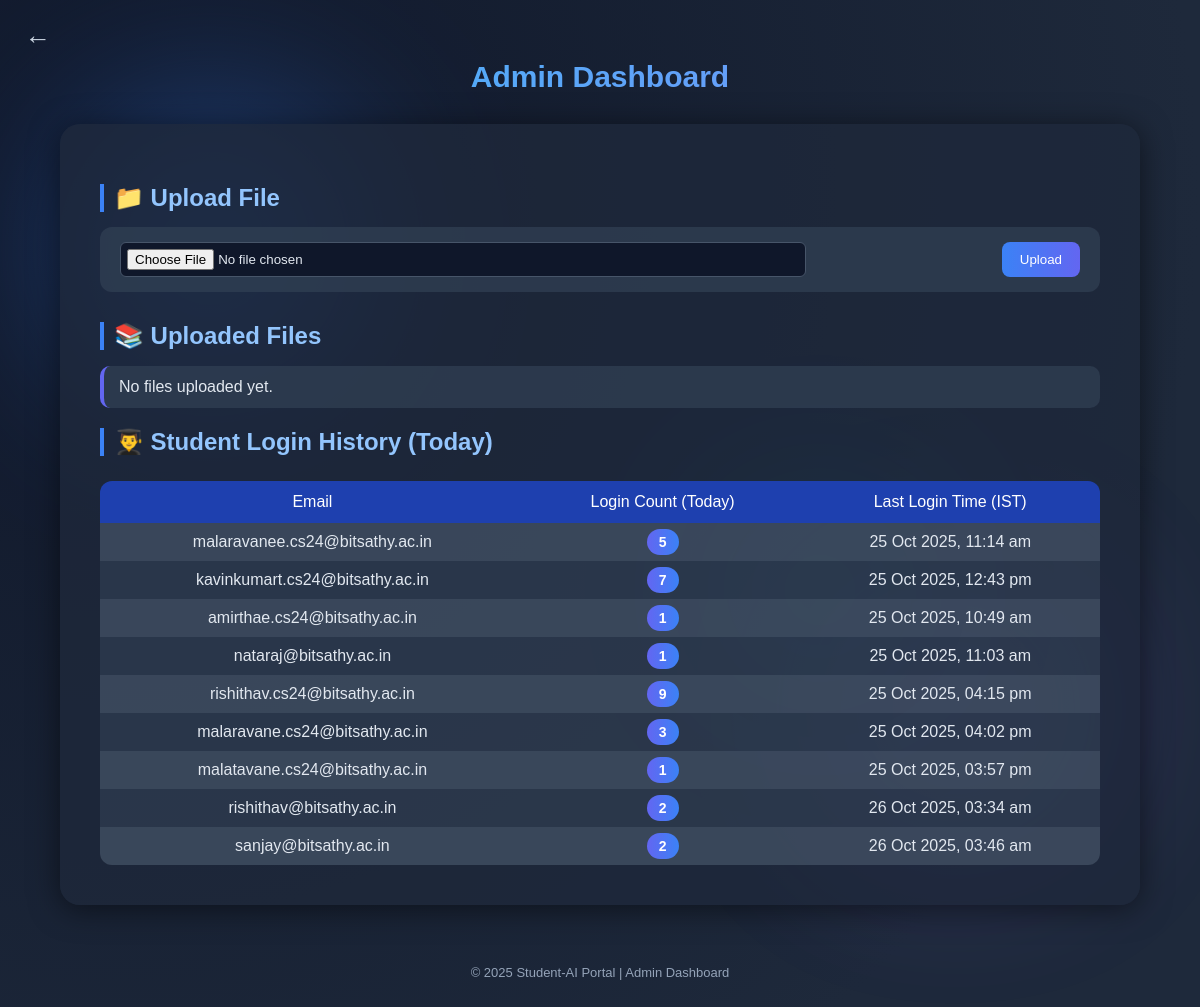
Page /admin_dashboard on the committed database.
### models.py (models this page shows)
class StudentLogin(Base):
    __tablename__ = "student_logins"
    id = Column(Integer, primary_key=True, index=True)
    email = Column(String, index=True)
    timestamp = Column(DateTime(timezone=True), server_default=func.now())

### main.py (the view)
@app.get("/admin_dashboard", response_class=HTMLResponse)
def admin_dashboard(request: Request, db: Session = Depends(get_db)):
    files = os.listdir(UPLOAD_DIR)
    logins = db.query(StudentLogin).all()
    today = date.today()
    login_counts = defaultdict(lambda: {"count": 0, "last_login": "N/A"})
    for login in logins:
        ts = getattr(login, "timestamp", None)
        if ts is None:
            continue
        if ts.tzinfo is None:
            ts = ts.replace(tzinfo=datetime.now().astimezone().tzinfo)
        if ts.date() == today:
            login_counts[login.email]["count"] += 1
            login_counts[login.email]["last_login"] = ts.astimezone(timezone.utc).isoformat()
    return templates.TemplateResponse(
        "admin_dashboard.html",
        {"request": request, "files": files, "login_counts": login_counts, "year": datetime.now().year}
    )

### templates/admin_dashboard.html (shortened to what this page needs)
<!DOCTYPE html>
<html lang="en">
<head>
</head>
<body>
<div class="blob blob2"></div>
<div class="blob blob3"></div>
<a href="/" class="back-icon">&#8592;</a>
<header>Admin Dashboard</header>
<main>
  <h2>📁 Upload File</h2>
  <form action="/upload_file" method="post" enctype="multipart/form-data">
      <input type="file" name="file" required>
      <button type="submit">Upload</button>
  </form>
  <h2>📚 Uploaded Files</h2>
  <ul>
      {% for file in files %}
      <li>
          <span>{{ file }}</span>
          <form action="/delete_file" method="post" style="margin:0;">
              <input type="hidden" name="filename" value="{{ file }}">
              <button type="submit" class="delete-btn">🗑️ Delete</button>
          </form>
      </li>
      {% else %}
      <li>No files uploaded yet.</li>
      {% endfor %}
  </ul>
  <h2>👨‍🎓 Student Login History (Today)</h2>
  <table>
      <tr>
          <th>Email</th>
          <th>Login Count (Today)</th>
          <th>Last Login Time (IST)</th>
      </tr>
      {% for email, info in login_counts.items() %}
      <tr>
          <td>{{ email }}</td>
          <td><span class="count-badge">{{ info.count }}</span></td>
          <td class="time-cell">{{ info.last_login }}</td>
      </tr>
      {% endfor %}
  </table>
</main>
<footer>© {{ year }} Student-AI Portal | Admin Dashboard</footer>
</body>
</html>

### templates/admin_dashboard.html (style rules this page uses)
body { font-family: "Poppins", sans-serif; margin: 0; padding: 0; color: #e2e8f0; background: radial-gradient(circle at 10% 20%, #0f172a, #1e293b 80%); overflow-x: hidden; position: relative; }
.blob { position: absolute; border-radius: 50%; filter: blur(90px); opacity: 0.4; animation: float 12s ease-in-out infinite; }
.blob2 { background: #8b5cf6; width: 250px; height: 250px; bottom: 15%; right: 10%; animation-delay: 4s; }
.blob3 { background: #06b6d4; width: 200px; height: 200px; top: 50%; left: 60%; animation-delay: 2s; }
.back-icon { position: fixed; top: 20px; left: 25px; font-size: 26px; color: #cbd5e1; cursor: pointer; text-decoration: none; transition: color 0.2s ease; z-index: 1000; }
header { text-align: center; padding: 60px 0 30px; font-size: 30px; font-weight: 600; background: linear-gradient(90deg, #38bdf8, #818cf8); -webkit-background-clip: text; -webkit-text-fill-color: transparent; }
main { max-width: 1000px; margin: 0 auto 60px; background: rgba(30, 41, 59, 0.8); padding: 40px; border-radius: 20px; box-shadow: 0 4px 30px rgba(0,0,0,0.5); position: relative; z-index: 10; }
h2 { color: #93c5fd; border-left: 4px solid #3b82f6; padding-left: 10px; margin-bottom: 15px; }
form { display: flex; align-items: center; justify-content: space-between; background: rgba(51, 65, 85, 0.7); padding: 15px 20px; border-radius: 12px; margin-bottom: 30px; }
input[type="file"] { padding: 6px; border: 1px solid #475569; border-radius: 6px; background: #0f172a; color: #e2e8f0; width: 70%; }
button { padding: 10px 18px; background: linear-gradient(90deg, #3b82f6, #6366f1); color: white; border: none; border-radius: 8px; cursor: pointer; font-weight: 500; transition: all 0.2s ease; }
ul { list-style: none; padding: 0; }
li { background: rgba(51, 65, 85, 0.7); margin: 8px 0; padding: 12px 15px; border-radius: 10px; border-left: 4px solid #6366f1; display: flex; justify-content: space-between; align-items: center; }
table { width: 100%; border-collapse: collapse; margin-top: 25px; border-radius: 12px; overflow: hidden; }
th { background-color: #1e40af; color: white; padding: 12px; text-align: center; font-weight: 500; }
td { padding: 10px; text-align: center; background: rgba(51, 65, 85, 0.6); }
tr:nth-child(even) td { background: rgba(71, 85, 105, 0.7); }
.count-badge { background: linear-gradient(90deg, #6366f1, #3b82f6); color: white; padding: 5px 12px; border-radius: 20px; font-size: 14px; font-weight: 600; }
footer { text-align: center; color: #94a3b8; font-size: 13px; margin: 30px 0; }

### rows in the picture
StudentLogin: email "malaravanee.cs24@bitsathy.ac.in", count "5"
StudentLogin: email "kavinkumart.cs24@bitsathy.ac.in", count "7"
StudentLogin: email "amirthae.cs24@bitsathy.ac.in", count "1"
StudentLogin: email "nataraj@bitsathy.ac.in", count "1"
StudentLogin: email "rishithav.cs24@bitsathy.ac.in", count "9"
StudentLogin: email "malaravane.cs24@bitsathy.ac.in", count "3"
StudentLogin: email "malatavane.cs24@bitsathy.ac.in", count "1"
StudentLogin: email "rishithav@bitsathy.ac.in", count "2"
StudentLogin: email "sanjay@bitsathy.ac.in", count "2"

### other values in the picture
{{ year }} "2025"
